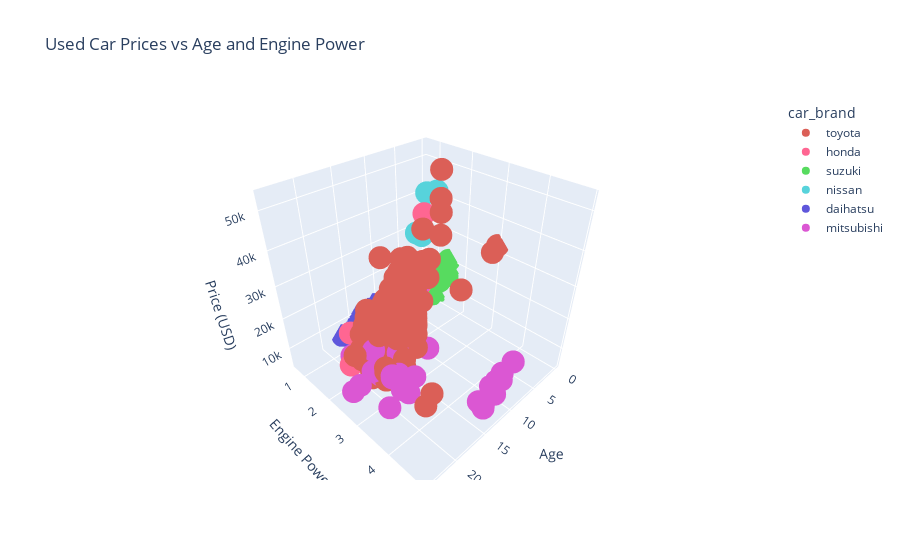

The notebook cell this image was saved under:
### Markdown cell above
Similar to observations from pairplots, the strength of correlation between price and age, mileage and price is quite low.

It seems that there is some non-linear relationship.

Some multicollinearity is detected between age and mileage. The older the car is, the higher the mileage is.

### Code cell
import matplotlib.colors as mcolors
import plotly.express as px

palette = sns.color_palette('hls', 6)
hex_colors = [mcolors.to_hex(color) for color in palette]
color_map = dict(zip(['toyota', 'honda', 'suzuki', 'nissan', 'daihatsu', 'mitsubishi'], hex_colors))

fig = px.scatter_3d(used_cars, x='age', y='engine_power', z='price',
                    color = 'car_brand',
                    color_discrete_map = color_map,
                    title='Used Car Prices vs Age and Engine Power')
fig.update_layout(scene=dict(
                    xaxis_title='Age',
                    yaxis_title='Engine Power',
                    zaxis_title='Price (USD)'))
fig.show()

### Figure 1 — Plotly figure (JSON) as saved in the notebook; plotly's stock layout.template omitted (floating-point values rounded to 4 significant figures; data arrays with more than 128 entries replaced by an {"elided": "..."} marker saying what was removed)
{"data": [{"hovertemplate": "car_brand=toyota<br>age=%{x}<br>engine_power=%{y}<br>price=%{z}<extra></extra>", "legendgroup": "toyota", "marker": {"color": "#db5f57", "symbol": "circle"}, "mode": "markers", "name": "toyota", "scene": "scene", "showlegend": true, "type": "scatter3d", "x": {"elided": "280 int values"}, "y": {"elided": "280 float values"}, "z": {"elided": "280 int values"}}, {"hovertemplate": "car_brand=honda <br>age=%{x}<br>engine_power=%{y}<br>price=%{z}<extra></extra>", "legendgroup": "honda ", "marker": {"color": "#FF6692", "symbol": "circle"}, "mode": "markers", "name": "honda ", "scene": "scene", "showlegend": true, "type": "scatter3d", "x": [10, 7, 10, 10, 10, 10, 10, 10, 9, 9, 9, 10, 9, 7, 10, 9, 7, 9, 10, 10, 10, 9, 9, 7, 7, 10, 7, 9, 10, 10, 11, 10, 10, 5, 9, 8, 11, 8, 9, 18, 10, 7, 9, 12, 9, 7, 9, 9, 5, 7, 8, 11, 10, 11, 11, 11, 11, 10, 7, 11, 18, 18, 13, 18, 13, 15, 17, 8, 17, 13, 18, 17, 18, 18, 13, 21, 18, 18, 16, 17], "y": [1.3, 1.3, 1.3, 1.3, 1.3, 1.3, 1.3, 1.3, 1.3, 1.3, 1.3, 1.3, 1.3, 1.3, 1.3, 1.3, 1.3, 1.3, 1.3, 1.3, 1.3, 1.3, 1.3, 1.3, 1.3, 1.3, 1.3, 1.3, 1.3, 1.3, 1.3, 1.3, 1.3, 1.3, 1.3, 1.3, 1.3, 1.3, 1.3, 1.3, 1.3, 1.3, 1.3, 1.3, 1.3, 1.3, 1.3, 1.3, 1.3, 1.3, 1.3, 1.3, 1.3, 1.3, 1.3, 1.3, 1.3, 1.3, 1.3, 1.3, 2, 2, 2.4, 2, 2.4, 2, 2, 2, 2, 2.4, 2, 2, 2, 2, 2.4, 2, 2, 2, 2, 2], "z": [15714, 16429, 12857, 13786, 16071, 13571, 12500, 14143, 13071, 15714, 14143, 11429, 12286, 16643, 12786, 14786, 18071, 14643, 13214, 13071, 14857, 14929, 15000, 19643, 17714, 13071, 17643, 13286, 12214, 11286, 11786, 13929, 12500, 15643, 13214, 13071, 13071, 14000, 13429, 12500, 14643, 15000, 12786, 10929, 12357, 13929, 12500, 12143, 17714, 13857, 12857, 12143, 13429, 11500, 11286, 11000, 11857, 13429, 20000, 11286, 11786, 17714, 26071, 15571, 25000, 16071, 18071, 43571, 14143, 32000, 13214, 17500, 12357, 18286, 31071, 10357, 17500, 17857, 18929, 16643]}, {"hovertemplate": "car_brand=suzuki<br>age=%{x}<br>engine_power=%{y}<br>price=%{z}<extra></extra>", "legendgroup": "suzuki", "marker": {"color": "#57db5f", "symbol": "circle"}, "mode": "markers", "name": "suzuki", "scene": "scene", "showlegend": true, "type": "scatter3d", "x": [0, 0, 0, 0, 0, 2, 2, 1, 1, 0, 7, 8, 9, 8, 8, 7, 0, 0, 0, 0, 7, 1, 1, 0, 1, 10, 1, 5, 0, 1], "y": [1.5, 1.5, 1.5, 1.5, 1.5, 1.5, 1.5, 1.5, 1.5, 1.5, 1.3, 1.3, 1.3, 1.3, 1.3, 1.3, 1.2, 1.2, 1.2, 1.2, 0.66, 1, 1, 1, 1, 0.66, 1, 1, 1, 1], "z": [17857, 20714, 16214, 17000, 15286, 15000, 16429, 17857, 16286, 20714, 12857, 11786, 11500, 12857, 12857, 13000, 13500, 15714, 15929, 15500, 6286, 6071, 6214, 6429, 6214, 7857, 5857, 4857, 5357, 6071]}, {"hovertemplate": "car_brand=nissan<br>age=%{x}<br>engine_power=%{y}<br>price=%{z}<extra></extra>", "legendgroup": "nissan", "marker": {"color": "#57d3db", "symbol": "circle"}, "mode": "markers", "name": "nissan", "scene": "scene", "showlegend": true, "type": "scatter3d", "x": [9, 12, 12, 11, 12, 9, 10, 11, 12, 13, 11, 11, 9, 11, 12, 12, 11, 12, 9, 8, 12, 11, 8, 9, 8, 8, 9, 8, 8, 8, 8, 8, 8, 9, 8, 4, 1, 5, 3, 4], "y": [1.3, 1.3, 1.3, 1.3, 1.5, 1.3, 1.3, 1.5, 1.3, 1.3, 1.3, 1.3, 1.3, 1.3, 1.3, 1.3, 1.3, 1.3, 1.3, 1.3, 1.5, 1.3, 1.5, 1.5, 1.5, 1.5, 1.5, 1.5, 1.5, 1.5, 1.5, 1.3, 1.5, 1.5, 1.5, 1.2, 1.2, 1.2, 1.2, 1.2], "z": [10714, 8571, 8929, 9571, 8929, 11000, 11429, 10571, 8571, 8500, 10571, 9500, 10714, 9643, 10643, 9500, 9571, 9429, 11786, 10714, 10214, 10000, 20214, 19857, 21786, 26429, 19857, 26286, 23429, 23286, 21286, 24500, 20143, 16286, 18571, 31429, 42500, 32500, 43214, 30929]}, {"hovertemplate": "car_brand=daihatsu<br>age=%{x}<br>engine_power=%{y}<br>price=%{z}<extra></extra>", "legendgroup": "daihatsu", "marker": {"color": "#5f57db", "symbol": "circle"}, "mode": "markers", "name": "daihatsu", "scene": "scene", "showlegend": true, "type": "scatter3d", "x": [12, 17, 11, 13, 10, 7, 15, 11, 10, 13, 11, 5, 14, 14, 13, 10, 10, 10, 8, 13, 16, 13, 11, 10, 7, 7, 12, 11, 11, 7], "y": [0.66, 0.66, 0.66, 0.66, 0.66, 0.66, 0.66, 0.66, 0.66, 0.66, 0.66, 0.66, 0.66, 0.66, 0.66, 0.66, 0.66, 0.66, 0.66, 0.66, 0.66, 0.66, 0.66, 0.66, 0.66, 0.66, 0.66, 0.66, 0.66, 0.66], "z": [10000, 5893, 8786, 9286, 7857, 12571, 7286, 10714, 9643, 8429, 6929, 16214, 9643, 8214, 8071, 9429, 9571, 9857, 9214, 7714, 5714, 9143, 8500, 8500, 9500, 12357, 9643, 8786, 7643, 12500]}, {"hovertemplate": "car_brand=mitsubishi<br>age=%{x}<br>engine_power=%{y}<br>price=%{z}<extra></extra>", "legendgroup": "mitsubishi", "marker": {"color": "#db57d3", "symbol": "circle"}, "mode": "markers", "name": "mitsubishi", "scene": "scene", "showlegend": true, "type": "scatter3d", "x": [23, 21, 19, 20, 22, 24, 20, 20, 17, 19, 20, 20, 19, 18, 17, 19, 20, 15, 13, 13, 12, 10, 12, 16, 14, 15, 13, 8, 9, 8, 9, 9, 9, 9, 9, 9, 9, 9, 9, 8], "y": [2.8, 2.8, 3.5, 2.8, 3.5, 2.8, 3.5, 3.2, 2.8, 3.2, 1.8, 2.8, 2.4, 3.5, 2.4, 2, 3.2, 4.9, 4.9, 3, 4.9, 4.9, 4.9, 4.9, 4.9, 4.9, 4.9, 1.8, 1.8, 1.8, 1.8, 1.8, 1.8, 1.8, 1.8, 1.8, 1.8, 1.8, 1.8, 1.8], "z": [12857, 14643, 10286, 13071, 10000, 12357, 12929, 14286, 15214, 14071, 10714, 12000, 15714, 14214, 11786, 12000, 15000, 11429, 12857, 13071, 18214, 18929, 16000, 15214, 17000, 12143, 17143, 21429, 22143, 22000, 22857, 21643, 23071, 23143, 26857, 23929, 23071, 23214, 21000, 23857]}], "layout": {"legend": {"title": {"text": "car_brand"}, "tracegroupgap": 0}, "scene": {"domain": {"x": [0, 1], "y": [0, 1]}, "xaxis": {"title": {"text": "Age"}}, "yaxis": {"title": {"text": "Engine Power"}}, "zaxis": {"title": {"text": "Price (USD)"}}}, "title": {"text": "Used Car Prices vs Age and Engine Power"}}}
